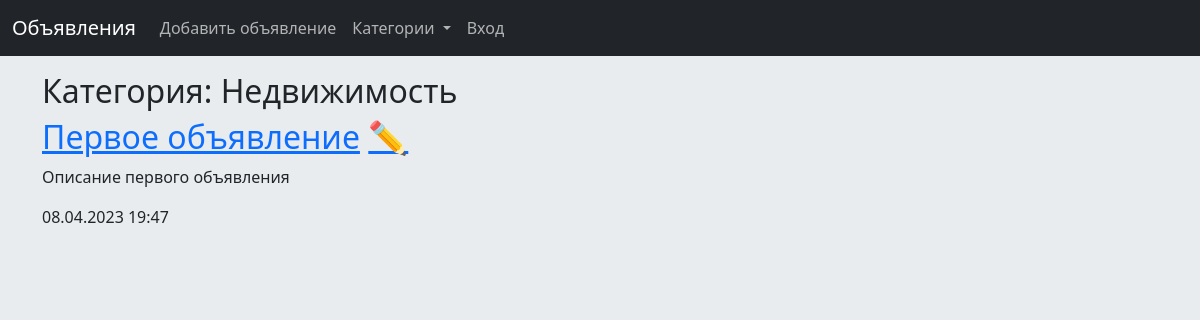
Page /2/ on the committed database.
### bboardapp/models.py (models this page shows, shortened)
class Rubric(models.Model):
    name = models.CharField(max_length=20, db_index=True, verbose_name='Название')
    class Meta:
        verbose_name_plural = 'Категории'
        verbose_name = 'Категория'
        ordering = ['name']

class Bb(models.Model):
    STATUS_CHOICES = [
        ('Go', 'Хорошее'),
        ('No', 'Среднее'),
        ('Bad', 'Плохое'),
    ]
    title = models.CharField(max_length=50, verbose_name='Название')
    text = models.TextField(null=True, blank=True, verbose_name='Описание')
    status = models.CharField(max_length=50, choices=STATUS_CHOICES, default='Go',
                              verbose_name='Состояние')
    price = models.FloatField(null=True, blank=True, verbose_name='Цена')
    published = models.DateTimeField(auto_now_add=True, db_index=True, verbose_name='Опубликовано')
    rubric = models.ForeignKey('Rubric', null=True, on_delete=models.PROTECT,
                               verbose_name='Категория')
    class Meta:
        verbose_name_plural = 'Объявления'
        verbose_name = 'Объявление'
        ordering = ['-published']

### bboardapp/views.py (the view)
# urls.py: path('<int:rubric_id>/', BbByRubView.as_view(), name='by_rubric'),
class BbByRubView(TemplateView):
    template_name = 'bboardapp/by_rubric.html'
    def get_context_data(self, **kwargs):
        context = super().get_context_data(**kwargs)
        context['bbs'] = Bb.objects.filter(rubric=context['rubric_id'])
        context['rubrics'] = Rubric.objects.all()
        context['current_rubric'] = Rubric.objects.get(pk=context['rubric_id'])
        return context

### bboardapp/templates/bboardapp/by_rubric.html (shortened to what this page needs)
{% extends 'layout/base.html' %}
{% block content %}
<h2>Категория: {{ current_rubric.name }}</h2>
{% for bb in bbs %}
<div>
    <h2><a href="{% url 'detail' pk=bb.pk %}">{{ bb.title }}</a>
    <a id="edit" href="{% url 'update' pk=bb.pk %}">✏️</a></h2>
    <p>{{ bb.text }}</p>
    <p>{{ bb.published|date:'d.m.Y H:i' }}</p>
</div>
{% endfor %}
{% endblock %}

### rows in the picture
Rubric: name "Недвижимость"
Bb: title "Первое объявление", text "Описание первого объявления", published "08.04.2023 19:47"
